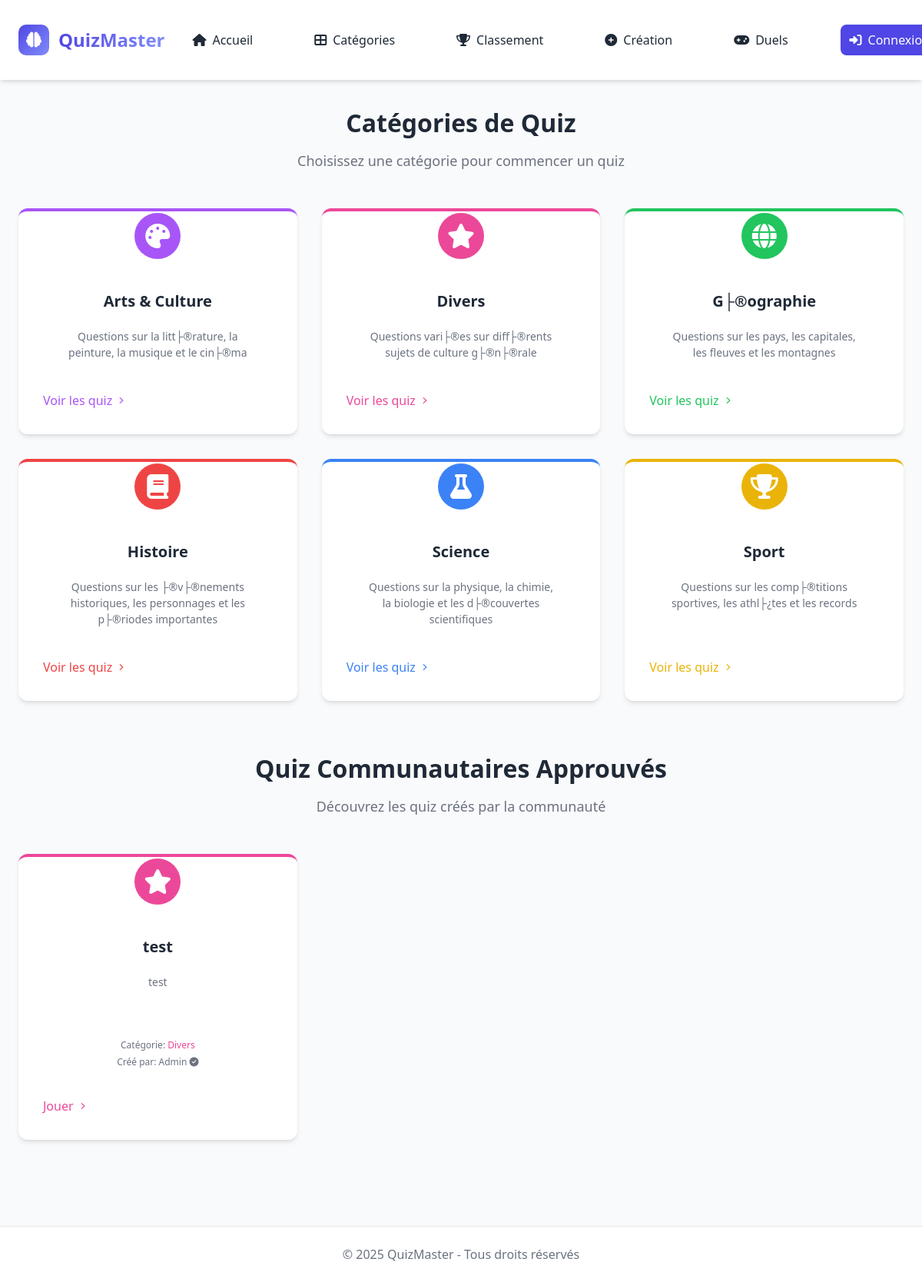
The page /categorie.php on the database its author committed.
### tables this page shows
CREATE TABLE `categories` (
  `id` int NOT NULL AUTO_INCREMENT,
  `nom` varchar(50) NOT NULL,
  `description` text NOT NULL,
  `icone` varchar(50) NOT NULL,
  `couleur` varchar(20) NOT NULL,
  `active` tinyint(1) DEFAULT '1',
  PRIMARY KEY (`id`)
);

CREATE TABLE `user_quizzes` (
  `id` int NOT NULL AUTO_INCREMENT,
  `utilisateur_id` int NOT NULL,
  `titre` varchar(100) NOT NULL,
  `description` text NOT NULL,
  `categorie_id` int DEFAULT NULL,
  `time_limit_per_question` int DEFAULT NULL,
  `status` enum('pending','approved','rejected') DEFAULT 'pending',
  `admin_comment` text,
  `created_at` datetime DEFAULT CURRENT_TIMESTAMP,
  `difficulte_id` int DEFAULT NULL,
  PRIMARY KEY (`id`),
  KEY `utilisateur_id` (`utilisateur_id`),
  KEY `categorie_id` (`categorie_id`),
  KEY `difficulte_id` (`difficulte_id`),
  CONSTRAINT `user_quizzes_ibfk_1` FOREIGN KEY (`utilisateur_id`) REFERENCES `utilisateurs` (`id`) ON DELETE CASCADE,
  CONSTRAINT `user_quizzes_ibfk_2` FOREIGN KEY (`categorie_id`) REFERENCES `categories` (`id`) ON DELETE SET NULL,
  CONSTRAINT `user_quizzes_ibfk_3` FOREIGN KEY (`difficulte_id`) REFERENCES `difficultes` (`id`) ON DELETE SET NULL
);

CREATE TABLE `utilisateurs` (
  `id` int NOT NULL AUTO_INCREMENT,
  `est_admin` tinyint(1) NOT NULL DEFAULT '0',
  `nom` varchar(100) NOT NULL,
  `email` varchar(100) NOT NULL,
  `mot_de_passe` varchar(255) NOT NULL,
  `date_inscription` datetime NOT NULL DEFAULT CURRENT_TIMESTAMP,
  `est_contributeur` tinyint(1) NOT NULL DEFAULT '0',
  `active` tinyint(1) DEFAULT '1',
  PRIMARY KEY (`id`),
  UNIQUE KEY `email` (`email`)
);

### includes/functions.php (called while the page is built, shortened)
<?php
function obtenirCategories() {
    $database = new Database();
    $db = $database->connect();
    $query = "SELECT * FROM categories ORDER BY nom";
    $stmt = $db->prepare($query);
    $stmt->execute();
    return $stmt->fetchAll();
}
?>

### categorie.php (the view, shortened to what this page needs)
<?php
require_once 'includes/header.php';
$categories = obtenirCategories();
$difficultes = obtenirDifficultes();
$categorie_selectionnee = null;
$database = new Database();
$db = $database->connect();
$query_community = "
    SELECT uq.*, c.nom as categorie_nom, c.icone as categorie_icone, c.couleur as categorie_couleur, u.nom as createur_nom, u.est_contributeur
    FROM user_quizzes uq
    JOIN categories c ON uq.categorie_id = c.id
    JOIN utilisateurs u ON uq.utilisateur_id = u.id
    WHERE uq.status = 'approved'
    ORDER BY uq.created_at DESC
";
$stmt_community = $db->prepare($query_community);
$stmt_community->execute();
$community_quizzes = $stmt_community->fetchAll(PDO::FETCH_ASSOC);
?>
<main class="categories-page">
    <div class="container">
        <?php if ($categorie_selectionnee): ?>
            <section class="category-detail">
                <div class="category-header" style="--category-color: <?= $categorie_selectionnee['couleur'] ?>">
                    <div class="category-icon-wrapper">
                        <div class="category-icon">
                            <i class="fas <?= $categorie_selectionnee['icone'] ?>"></i>
                        </div>
                    </div>
                    <div class="category-info">
                        <h1 class="category-title"><?= htmlspecialchars($categorie_selectionnee['nom']) ?></h1>
                        <p class="category-description"><?= htmlspecialchars($categorie_selectionnee['description']) ?></p>
                    </div>
                </div>
                <div class="difficulty-section">
                    <div class="section-header">
                        <h2 class="section-title">Choisissez un niveau de difficulté</h2>
                        <p class="section-description">Sélectionnez le niveau qui correspond à vos connaissances</p>
                    </div>
                    <div class="difficulty-grid">
                        <?php foreach ($difficultes as $difficulte): ?>
                            <div class="difficulty-card">
                                <div class="difficulty-level" style="--difficulty-color: <?= getDifficultyColor($difficulte['id']) ?>">
                                    <span class="difficulty-badge"><?= htmlspecialchars($difficulte['nom']) ?></span>
                                </div>
                                <div class="difficulty-content">
                                    <h3 class="difficulty-title"><?= htmlspecialchars($difficulte['nom']) ?></h3>
                                    <p class="difficulty-description">
                                        <?php if ($difficulte['id'] == 1): ?>
                                            Questions simples pour débuter dans cette catégorie.
                                        <?php elseif ($difficulte['id'] == 2): ?>
                                            Questions intermédiaires pour tester vos connaissances.
                                        <?php else: ?>
                                            Questions avancées pour les experts de la catégorie.
                                        <?php endif; ?>
                                    </p>
                                    <a href="quiz.php?categorie=<?= $categorie_selectionnee['id'] ?>&difficulte=<?= $difficulte['id'] ?>" class="btn btn-primary">
                                        <span>Commencer le quiz</span>
                                        <svg xmlns="http://www.w3.org/2000/svg" viewBox="0 0 20 20" fill="currentColor" class="btn-icon">
                                            <path fill-rule="evenodd" d="M7.21 14.77a.75.75 0 01.02-1.06L11.168 10 7.23 6.29a.75.75 0 111.04-1.08l4.5 4.25a.75.75 0 010 1.08l-4.5 4.25a.75.75 0 01-1.06-.02z" clip-rule="evenodd" />
                                        </svg>
                                    </a>
                                </div>
                            </div>
                        <?php endforeach; ?>
                    </div>
                </div>
                <div class="back-link">
                    <a href="categorie.php" class="btn btn-outline">
                        <svg xmlns="http://www.w3.org/2000/svg" viewBox="0 0 20 20" fill="currentColor" class="btn-icon-left">
                            <path fill-rule="evenodd" d="M12.79 5.23a.75.75 0 01-.02 1.06L8.832 10 12.77 13.71a.75.75 0 11-1.04 1.08l-4.5-4.25a.75.75 0 010-1.08l4.5-4.25a.75.75 0 011.06.02z" clip-rule="evenodd" />
                        </svg>
                        <span>Retour aux catégories</span>
                    </a>
                </div>
            </section>
        <?php else: ?>
            <section class="categories-list">
                <div class="section-header">
                    <h1 class="section-title">Catégories de Quiz</h1>
                    <p class="section-description">Choisissez une catégorie pour commencer un quiz</p>
                </div>
                <div class="categories-grid">
                    <?php foreach ($categories as $categorie): ?>
                        <div class="category-card" style="--category-color: <?= $categorie['couleur'] ?>">
                            <div class="category-icon">
                                <i class="fas <?= $categorie['icone'] ?>"></i>
                            </div>
                            <div class="category-content">
                                <h3 class="category-title"><?= htmlspecialchars($categorie['nom']) ?></h3>
                                <p class="category-description"><?= htmlspecialchars($categorie['description']) ?></p>
                                <a href="categorie.php?id=<?= $categorie['id'] ?>" class="category-link">
                                    <span>Voir les quiz</span>
                                    <svg xmlns="http://www.w3.org/2000/svg" viewBox="0 0 20 20" fill="currentColor" class="category-link-icon">
                                        <path fill-rule="evenodd" d="M7.21 14.77a.75.75 0 01.02-1.06L11.168 10 7.23 6.29a.75.75 0 111.04-1.08l4.5 4.25a.75.75 0 010 1.08l-4.5 4.25a.75.75 0 01-1.06-.02z" clip-rule="evenodd" />
                                    </svg>
                                </a>
                            </div>
                        </div>
                    <?php endforeach; ?>
                </div>
            </section>
            <?php if (!empty($community_quizzes)): ?>
                <section class="community-quizzes">
                    <div class="section-header">
                        <h2 class="section-title">Quiz Communautaires Approuvés</h2>
                        <p class="section-description">Découvrez les quiz créés par la communauté</p>
                    </div>
                    <div class="categories-grid">
                        <?php foreach ($community_quizzes as $quiz): ?>
                            <div class="category-card" style="--category-color: <?= $quiz['categorie_couleur'] ?>">
                                <div class="category-icon">
                                    <i class="fas <?= $quiz['categorie_icone'] ?>"></i>
                                </div>
                                <div class="category-content">
                                    <h3 class="category-title"><?= htmlspecialchars($quiz['titre']) ?></h3>
                                    <p class="category-description">
                                        <?= htmlspecialchars(substr($quiz['description'], 0, 100)) . (strlen($quiz['description']) > 100 ? '...' : '') ?>
                                    </p>
                                    <p class="category-meta">
                                        <span>Catégorie: <span style="color: <?= $quiz['categorie_couleur'] ?>"><?= htmlspecialchars($quiz['categorie_nom']) ?></span></span>
                                        <span>Créé par: <?= htmlspecialchars($quiz['createur_nom']) ?>
                                            <?php if ($quiz['est_contributeur']): ?>
                                                <i class="fas fa-check-circle certified-icon" title="Contributeur certifié"></i>
                                            <?php endif; ?>
                                        </span>
                                    </p>
                                    <a href="community_quiz.php?id=<?= $quiz['id'] ?>" class="category-link">
                                        <span>Jouer</span>
                                        <svg xmlns="http://www.w3.org/2000/svg" viewBox="0 0 20 20" fill="currentColor" class="category-link-icon">
                                            <path fill-rule="evenodd" d="M7.21 14.77a.75.75 0 01.02-1.06L11.168 10 7.23 6.29a.75.75 0 111.04-1.08l4.5 4.25a.75.75 0 010 1.08l-4.5 4.25a.75.75 0 01-1.06-.02z" clip-rule="evenodd" />
                                        </svg>
                                    </a>
                                </div>
                            </div>
                        <?php endforeach; ?>
                    </div>
                </section>
            <?php endif; ?>
        <?php endif; ?>
    </div>
</main>
<?php require_once 'includes/footer.php'; ?>

### assets/css/style.css (style rules this page uses)
:root { --primary-color: #3b82f6; --primary-dark: #2563eb; --primary-light: #93c5fd; --secondary-color: #6b7280; --success-color: #22c55e; --danger-color: #ef4444; --warning-color: #eab308; --background-color: #f9fafb; --card-background: #ffffff; --text-color: #1f2937; --text-light: #6b7280; --border-color: #e5e7eb; --border-radius: 0.5rem; --shadow: 0 1px 3px 0 rgba(0, 0, 0, 0.1), 0 1px 2px 0 rgba(0, 0, 0, 0.06); --shadow-md: 0 4px 6px -1px rgba(0, 0, 0, 0.1), 0 2px 4px -1px rgba(0, 0, 0, 0.06); --shadow-lg: 0 10px 15px -3px rgba(0, 0, 0, 0.1), 0 4px 6px -2px rgba(0, 0, 0, 0.05); --transition: all 0.3s ease; }
*, *::before, *::after { box-sizing: border-box; margin: 0; padding: 0; }
body { font-family: 'Segoe UI', Tahoma, Geneva, Verdana, sans-serif; line-height: 1.5; color: var(--text-color); background-color: var(--background-color); }
a { color: var(--primary-color); text-decoration: none; transition: var(--transition); }
.container { width: 100%; max-width: 1200px; margin: 0 auto; padding: 0 1rem; }
main { min-height: calc(100vh - 140px); }
.categories-grid { display: grid; grid-template-columns: repeat(auto-fill, minmax(300px, 1fr)); gap: 2rem; }
.category-card { background-color: var(--card-background); border-radius: var(--border-radius); box-shadow: var(--shadow); overflow: hidden; transition: var(--transition); }
.category-icon { background-color: rgba(var(--category-color, 59, 130, 246), 0.1); color: var(--category-color, var(--primary-color)); padding: 1.5rem; text-align: center; }
.category-icon i { font-size: 2rem; }
.category-card h3 { padding: 1rem 1.5rem 0; }
.category-card p { padding: 0.5rem 1.5rem 1rem; color: var(--text-light); min-height: 80px; }
.section-description { text-align: center; color: var(--text-light); margin-bottom: 2rem; }

### includes/header.php (style rules this page uses)
:root { --primary-color: #4f46e5; --primary-hover: #4338ca; --primary-light: rgba(79, 70, 229, 0.1); --secondary-color: #10b981; --text-color: #1f2937; --text-muted: #6b7280; --background-color: #f9fafb; --card-background: #ffffff; --border-color: #e5e7eb; --border-radius: 12px; --shadow-sm: 0 1px 2px 0 rgba(0, 0, 0, 0.05); --shadow: 0 4px 6px -1px rgba(0, 0, 0, 0.1), 0 2px 4px -1px rgba(0, 0, 0, 0.06); --shadow-lg: 0 10px 15px -3px rgba(0, 0, 0, 0.1), 0 4px 6px -2px rgba(0, 0, 0, 0.05); --transition: all 0.3s ease; --font-sans: system-ui, -apple-system, BlinkMacSystemFont, 'Segoe UI', Roboto, 'Helvetica Neue', Arial, sans-serif; }

### rows shown on the page
categories: nom "Arts & Culture", description "Questions sur la litt├®rature, la peinture, la musique et le cin├®ma"
categories: nom "Divers", description "Questions vari├®es sur diff├®rents sujets de culture g├®n├®rale"
categories: nom "G├®ographie", description "Questions sur les pays, les capitales, les fleuves et les montagnes"
categories: nom "Histoire", description "Questions sur les ├®v├®nements historiques, les personnages et les p├®riodes importantes"
categories: nom "Science", description "Questions sur la physique, la chimie, la biologie et les d├®couvertes scientifiques"
categories: nom "Sport", description "Questions sur les comp├®titions sportives, les athl├¿tes et les records"
user_quizzes: titre "test", description "test", categorie.nom "Divers", utilisateur.nom "Admin"

### other values the page prints
APP_NAME "QuizMaster"
